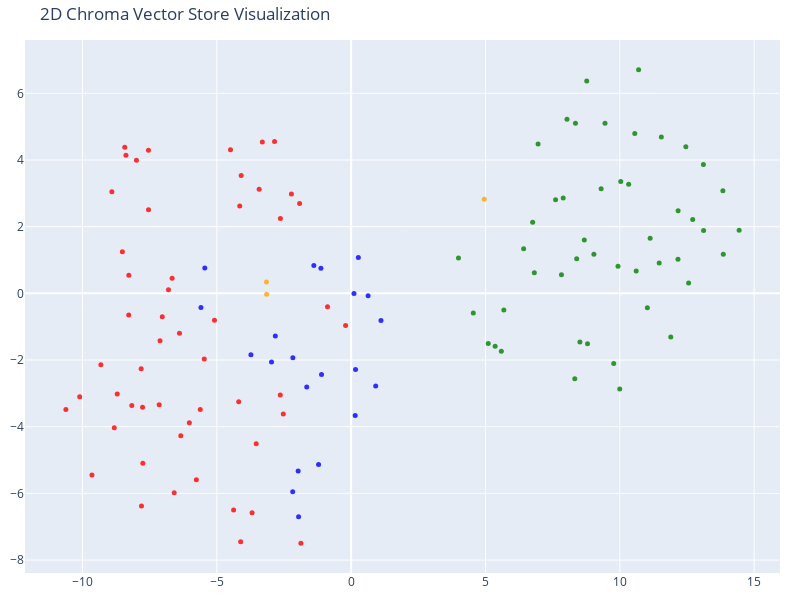

Here is the notebook cell this chart was saved with:
### Code cell
# We humans find it easier to visalize things in 2D!
# Reduce the dimensionality of the vectors to 2D using t-SNE
# (t-distributed stochastic neighbor embedding)

tsne = TSNE(n_components=2, random_state=42)
reduced_vectors = tsne.fit_transform(vectors)

# Create the 2D scatter plot
fig = go.Figure(data=[go.Scatter(
    x=reduced_vectors[:, 0],
    y=reduced_vectors[:, 1],
    mode='markers',
    marker=dict(size=5, color=colors, opacity=0.8),
    text=[f"Type: {t}<br>Text: {d[:100]}..." for t, d in zip(doc_types, documents)],
    hoverinfo='text'
)])

fig.update_layout(
    title='2D Chroma Vector Store Visualization',
    scene=dict(xaxis_title='x',yaxis_title='y'),
    width=800,
    height=600,
    margin=dict(r=20, b=10, l=10, t=40)
)

fig.show()

### Figure 1 — Plotly figure (JSON) as saved in the notebook; plotly's stock layout.template omitted (floating-point values rounded to 4 significant figures)
{"data": [{"hoverinfo": "text", "marker": {"color": ["orange", "orange", "orange", "red", "red", "red", "red", "red", "red", "red", "red", "red", "red", "red", "red", "red", "red", "red", "red", "red", "red", "red", "red", "red", "red", "red", "red", "red", "red", "red", "red", "red", "red", "red", "red", "red", "red", "red", "red", "red", "red", "red", "red", "red", "red", "red", "red", "red", "red", "red", "red", "red", "red", "red", "red", "green", "green", "green", "green", "green", "green", "green", "green", "green", "green", "green", "green", "green", "green", "green", "green", "green", "green", "green", "green", "green", "green", "green", "green", "green", "green", "green", "green", "green", "green", "green", "green", "green", "green", "green", "green", "green", "green", "green", "green", "green", "green", "green", "green", "green", "green", "green", "blue", "blue", "blue", "blue", "blue", "blue", "blue", "blue", "blue", "blue", "blue", "blue", "blue", "blue", "blue", "blue", "blue", "blue", "blue", "blue", "blue"], "opacity": 0.8, "size": 5}, "mode": "markers", "text": ["Type: company<br>Text: # About Insurellm\n\nInsurellm was founded by Avery Lancaster in 2015 as an insurance tech startup des...", "Type: company<br>Text: # Careers at Insurellm\n\nInsurellm is hiring! We are looking for talented software engineers, data sc...", "Type: company<br>Text: # Overview of Insurellm\n\nInsurellm is an innovative insurance tech firm with 200 employees across th...", "Type: contracts<br>Text: # Contract with Apex Reinsurance for Rellm: AI-Powered Enterprise Reinsurance Solution\n\n## Terms\n\n1....", "Type: contracts<br>Text: ## Renewal\n\n1. **Automatic Renewal**: This Agreement will automatically renew for successive one-yea...", "Type: contracts<br>Text: 2. **Seamless Integrations**: The architecture of Rellm allows for easy integration with existing sy...", "Type: contracts<br>Text: 1. **Technical Support**: Provider shall offer dedicated technical support to the Client via phone, ...", "Type: contracts<br>Text: **Insurellm, Inc.**  \n_____________________________  \nAuthorized Signature   \nDate: ________________...", "Type: contracts<br>Text: # Contract with Belvedere Insurance for Markellm\n\n## Terms\nThis Contract (\"Agreement\") is made and e...", "Type: contracts<br>Text: ## Renewal\n1. **Renewal Terms**: This Agreement may be renewed for additional one-year terms upon mu...", "Type: contracts<br>Text: ## Features\n1. **AI-Powered Matching**: Belvedere Insurance will benefit from Markellm's AI-powered ...", "Type: contracts<br>Text: ## Support\n1. **Technical Support**: Technical support will be available from 9 AM to 7 PM EST, Mond...", "Type: contracts<br>Text: **Belvedere Insurance**  \nSignature: ______________________  \nName: [Authorized Signatory]  \nTitle: ...", "Type: contracts<br>Text: # Contract with BrightWay Solutions for Markellm\n\n**Contract Date:** October 5, 2023  \n**Contract ID...", "Type: contracts<br>Text: 3. **Service Level Agreement (SLA):**  \n   Insurellm commits to a 99.9% uptime for the platform with...", "Type: contracts<br>Text: 2. **Real-Time Quote Availability:**  \n   Consumers sourced via BrightWay Solutions will receive rea...", "Type: contracts<br>Text: 3. **Training and Onboarding:**  \n   Insurellm agrees to provide one free training session on how to...", "Type: contracts<br>Text: # Contract with EverGuard Insurance for Rellm: AI-Powered Enterprise Reinsurance Solution\n\n**Contrac...", "Type: contracts<br>Text: 4. **Usage Rights**: EverGuard Insurance is granted a non-exclusive, non-transferable license to acc...", "Type: contracts<br>Text: 1. **Core Functionality**: Rellm provides EverGuard Insurance with advanced AI-driven analytics, sea...", "Type: contracts<br>Text: 1. **Customer Support**: Insurellm will provide EverGuard Insurance with 24/7 customer support, incl...", "Type: contracts<br>Text: ---\n\n**Signatures**  \n**For Insurellm**: __________________________  \n**Name**: John Smith  \n**Title...", "Type: contracts<br>Text: # Contract with GreenField Holdings for Markellm\n\n**Effective Date:** November 15, 2023  \n**Contract...", "Type: contracts<br>Text: ## Renewal\n1. **Automatic Renewal**: This contract will automatically renew for sequential one-year ...", "Type: contracts<br>Text: ## Features\n1. **AI-Powered Matching**: Access to advanced algorithms that connect GreenField Holdin...", "Type: contracts<br>Text: ## Support\n1. **Customer Support Access**: The Client will have access to dedicated support through ...", "Type: contracts<br>Text: **Signatures:**  \n_________________________                           _________________________  \n**...", "Type: contracts<br>Text: # Contract with Greenstone Insurance for Homellm\n\n---\n\n## Terms\n\n1. **Parties**: This Contract (\"Agr...", "Type: contracts<br>Text: 4. **Payment Terms**: \n   - The Customer shall pay an amount of $10,000 per month for the Standard T...", "Type: contracts<br>Text: ---\n\n## Features\n\n- **AI-Powered Risk Assessment**: Customer will have access to enhanced risk evalu...", "Type: contracts<br>Text: - **Customer Portal**: A dedicated portal will be provided, allowing the Customer's clients to manag...", "Type: contracts<br>Text: ______________________________  \n[Name], [Title]  \nDate: ______________________\n\n**For Greenstone In...", "Type: contracts<br>Text: # Contract with GreenValley Insurance for Homellm\n\n**Contract Date:** October 6, 2023  \n**Contract N...", "Type: contracts<br>Text: 4. **Confidentiality:** Both parties agree to maintain the confidentiality of proprietary informatio...", "Type: contracts<br>Text: 1. **AI-Powered Risk Assessment:** Access to advanced AI algorithms for real-time risk evaluations.\n...", "Type: contracts<br>Text: 3. **Regular Updates:** Insurellm will offer ongoing updates and enhancements to the Homellm platfor...", "Type: contracts<br>Text: # Contract with Pinnacle Insurance Co. for Homellm\n\n## Terms\nThis contract (\"Contract\") is entered i...", "Type: contracts<br>Text: ## Renewal\n1. **Renewal Terms**: At the end of the initial term, this Contract shall automatically r...", "Type: contracts<br>Text: ## Features\n1. **AI-Powered Risk Assessment**: Utilized for tailored underwriting decisions specific...", "Type: contracts<br>Text: ## Support\n1. **Technical Support**: Insurellm shall provide 24/7 technical support via an email and...", "Type: contracts<br>Text: # Contract with Roadway Insurance Inc. for Carllm\n\n---\n\n## Terms\n\n1. **Agreement Effective Date**: T...", "Type: contracts<br>Text: ---\n\n## Renewal\n\n1. **Automatic Renewal**: This agreement will automatically renew for an additional...", "Type: contracts<br>Text: ---\n\n## Features\n\n1. **Access to Core Features**: Roadway Insurance Inc. will have access to all Pro...", "Type: contracts<br>Text: ---\n\n## Support\n\n1. **Technical Support**: Roadway Insurance Inc. will receive priority technical su...", "Type: contracts<br>Text: # Contract with Stellar Insurance Co. for Rellm\n\n## Terms\nThis contract is made between **Insurellm*...", "Type: contracts<br>Text: ### Termination\nEither party may terminate this agreement with a **30-day written notice**. In the e...", "Type: contracts<br>Text: ## Features\nStellar Insurance Co. will receive access to the following features of the Rellm product...", "Type: contracts<br>Text: ## Support\nInsurellm provides Stellar Insurance Co. with the following support services:\n\n- **24/7 T...", "Type: contracts<br>Text: # Contract with TechDrive Insurance for Carllm\n\n**Contract Date:** October 1, 2024  \n**Contract Dura...", "Type: contracts<br>Text: ## Renewal\n\n1. **Automatic Renewal**: This contract shall automatically renew for additional one-yea...", "Type: contracts<br>Text: ## Support\n\n1. **Customer Support**: Insurellm will provide 24/7 customer support to TechDrive Insur...", "Type: contracts<br>Text: **TechDrive Insurance Representative:**  \nName: Sarah Johnson  \nTitle: Operations Director  \nDate: _...", "Type: contracts<br>Text: # Contract with Velocity Auto Solutions for Carllm\n\n**Contract Date:** October 1, 2023  \n**Contract ...", "Type: contracts<br>Text: ## Renewal\n\n1. **Automatic Renewal**: This contract will automatically renew for successive 12-month...", "Type: contracts<br>Text: ## Support\n\n1. **Customer Support**: Velocity Auto Solutions will have access to Insurellm’s custome...", "Type: employees<br>Text: # HR Record\n\n# Alex Chen\n\n## Summary\n- **Date of Birth:** March 15, 1990  \n- **Job Title:** Backend ...", "Type: employees<br>Text: ## Annual Performance History\n- **2020:**  \n  - Completed onboarding successfully.  \n  - Met expecta...", "Type: employees<br>Text: ## Compensation History\n- **2020:** Base Salary: $80,000  \n- **2021:** Base Salary Increase to $90,0...", "Type: employees<br>Text: Alex Chen continues to be a vital asset at Insurellm, contributing significantly to innovative backe...", "Type: employees<br>Text: # HR Record\n\n# Alex Harper\n\n## Summary\n- **Date of Birth**: March 15, 1993  \n- **Job Title**: Sales ...", "Type: employees<br>Text: ## Annual Performance History  \n- **2021**:  \n  - **Performance Rating**: 4.5/5  \n  - **Key Achievem...", "Type: employees<br>Text: - **2022**:  \n  - **Base Salary**: $65,000 (Promotion to Senior SDR)  \n  - **Bonus**: $13,000 (20% o...", "Type: employees<br>Text: # HR Record\n\n# Alex Thomson\n\n## Summary\n- **Date of Birth:** March 15, 1995  \n- **Job Title:** Sales...", "Type: employees<br>Text: ## Annual Performance History  \n- **2022** - Rated as \"Exceeds Expectations.\" Alex Thomson achieved ...", "Type: employees<br>Text: ## Other HR Notes\n- Alex Thomson is an active member of the Diversity and Inclusion committee at Ins...", "Type: employees<br>Text: # Avery Lancaster\n\n## Summary\n- **Date of Birth**: March 15, 1985  \n- **Job Title**: Co-Founder & Ch...", "Type: employees<br>Text: - **2010 - 2013**: Business Analyst at Edge Analytics  \n  Prior to joining Innovate, Avery worked as...", "Type: employees<br>Text: - **2018**: **Exceeds Expectations**  \n  Under Avery’s pivoted vision, Insurellm launched two new su...", "Type: employees<br>Text: - **2022**: **Satisfactory**  \n  Avery focused on rebuilding team dynamics and addressing employee c...", "Type: employees<br>Text: ## Compensation History\n- **2015**: $150,000 base salary + Significant equity stake  \n- **2016**: $1...", "Type: employees<br>Text: ## Other HR Notes\n- **Professional Development**: Avery has actively participated in leadership trai...", "Type: employees<br>Text: # HR Record\n\n# Emily Carter\n\n## Summary\n- **Date of Birth:** August 12, 1990  \n- **Job Title:** Acco...", "Type: employees<br>Text: - **2017-2019:** Marketing Intern  \n  - Assisted with market research and campaign development for s...", "Type: employees<br>Text: ## Compensation History\n| Year | Base Salary | Bonus         | Total Compensation |\n|------|--------...", "Type: employees<br>Text: Emily Carter exemplifies the kind of talent that drives Insurellm's success and is an invaluable ass...", "Type: employees<br>Text: # HR Record\n\n# Emily Tran\n\n## Summary\n- **Date of Birth:** March 18, 1991  \n- **Job Title:** Digital...", "Type: employees<br>Text: - **January 2017 - May 2018**: Marketing Intern  \n  - Supported the Marketing team by collaborating ...", "Type: employees<br>Text: - **2021**:  \n  - Performance Rating: Meets Expectations  \n  - Key Achievements: Contributed to the ...", "Type: employees<br>Text: - **Professional Development Goals**:  \n  - Emily Tran aims to become a Marketing Manager within the...", "Type: employees<br>Text: # HR Record\n\n# Jordan Blake\n\n## Summary\n- **Date of Birth:** March 15, 1993  \n- **Job Title:** Sales...", "Type: employees<br>Text: ## Annual Performance History\n- **2021:** First year at Insurellm; achieved 90% of monthly targets. ...", "Type: employees<br>Text: ## Other HR Notes\n- Jordan has shown an interest in continuing education, actively participating in ...", "Type: employees<br>Text: # HR Record\n\n# Jordan K. Bishop\n\n## Summary\n- **Date of Birth:** March 15, 1990\n- **Job Title:** Fro...", "Type: employees<br>Text: ## Annual Performance History\n- **2019:** Exceeds Expectations - Continuously delivered high-quality...", "Type: employees<br>Text: ## Compensation History\n- **June 2018:** Starting Salary - $85,000\n- **June 2019:** Salary Increase ...", "Type: employees<br>Text: ## Other HR Notes\n- Jordan K. Bishop has been an integral part of club initiatives, including the In...", "Type: employees<br>Text: # HR Record\n\n# Maxine Thompson\n\n## Summary\n- **Date of Birth:** January 15, 1991  \n- **Job Title:** ...", "Type: employees<br>Text: ## Insurellm Career Progression\n- **January 2017 - October 2018**: **Junior Data Engineer**  \n  * Ma...", "Type: employees<br>Text: ## Annual Performance History\n- **2017**: *Meets Expectations*  \n  Maxine showed potential in her ro...", "Type: employees<br>Text: - **2021**: *Exceeds Expectations*  \n  Maxine spearheaded the transition to a new data warehousing s...", "Type: employees<br>Text: ## Compensation History\n- **2017**: $70,000 (Junior Data Engineer)  \n- **2018**: $75,000 (Junior Dat...", "Type: employees<br>Text: # HR Record\n\n# Oliver Spencer\n\n## Summary\n- **Date of Birth**: May 14, 1990  \n- **Job Title**: Backe...", "Type: employees<br>Text: ## Annual Performance History\n- **2018**: **3/5** - Adaptable team player but still learning to take...", "Type: employees<br>Text: ## Compensation History\n- **March 2018**: Initial salary of $80,000.\n- **July 2019**: Salary increas...", "Type: employees<br>Text: # Samantha Greene\n\n## Summary\n- **Date of Birth:** October 14, 1990\n- **Job Title:** HR Generalist\n-...", "Type: employees<br>Text: ## Annual Performance History\n- **2020:** Exceeds Expectations  \n  Samantha Greene demonstrated exce...", "Type: employees<br>Text: ## Compensation History\n- **2020:** Base Salary - $55,000  \n  The entry-level salary matched industr...", "Type: employees<br>Text: - **2023:** Base Salary - $70,000  \n  Recognized for substantial improvement in employee relations m...", "Type: employees<br>Text: # HR Record\n\n# Samuel Trenton\n\n## Summary\n- **Date of Birth:** April 12, 1989  \n- **Job Title:** Sen...", "Type: employees<br>Text: ## Annual Performance History\n- **2023:** Rating: 4.5/5  \n  *Samuel exceeded expectations, successfu...", "Type: employees<br>Text: ## Compensation History\n- **2023:** Base Salary: $115,000 + Bonus: $15,000  \n  *Annual bonus based o...", "Type: employees<br>Text: - **Engagement in Company Culture:** Regularly participates in team-building events and contributes ...", "Type: products<br>Text: # Product Summary\n\n# Carllm\n\n## Summary\n\nCarllm is an innovative auto insurance product developed by...", "Type: products<br>Text: - **Instant Quoting**: With Carllm, insurance companies can offer near-instant quotes to customers, ...", "Type: products<br>Text: - **Mobile Integration**: Carllm is designed to work seamlessly with mobile applications, providing ...", "Type: products<br>Text: - **Professional Tier**: $2,500/month\n  - For medium-sized companies.\n  - All Basic Tier features pl...", "Type: products<br>Text: ### Q2 2025: Customer Experience Improvements\n- Launch of a new **mobile app** for end-users.\n- Intr...", "Type: products<br>Text: # Product Summary\n\n# Homellm\n\n## Summary\nHomellm is an innovative home insurance product developed b...", "Type: products<br>Text: ### 2. Dynamic Pricing Model\nWith Homellm's innovative dynamic pricing model, insurance providers ca...", "Type: products<br>Text: ### 5. Multi-Channel Integration\nHomellm seamlessly integrates into existing insurance platforms, pr...", "Type: products<br>Text: - **Basic Tier:** Starting at $5,000/month for small insurers with basic integration features.\n- **S...", "Type: products<br>Text: All tiers include a comprehensive training program and ongoing updates to ensure optimal performance...", "Type: products<br>Text: With Homellm, Insurellm is committed to transforming the landscape of home insurance, ensuring both ...", "Type: products<br>Text: # Product Summary\n\n# Markellm\n\n## Summary\n\nMarkellm is an innovative two-sided marketplace designed ...", "Type: products<br>Text: - **User-Friendly Interface**: Designed with user experience in mind, Markellm features an intuitive...", "Type: products<br>Text: - **Customer Support**: Our dedicated support team is always available to assist both consumers and ...", "Type: products<br>Text: ### For Insurance Companies:\n- **Basic Listing Fee**: $199/month for a featured listing on the platf...", "Type: products<br>Text: ### Q3 2025\n- Initiate a comprehensive marketing campaign targeting both consumers and insurers to i...", "Type: products<br>Text: # Product Summary\n\n# Rellm: AI-Powered Enterprise Reinsurance Solution\n\n## Summary\n\nRellm is an inno...", "Type: products<br>Text: ### Seamless Integrations\nRellm's architecture is designed for effortless integration with existing ...", "Type: products<br>Text: ### Regulatory Compliance Tools\nRellm includes built-in compliance tracking features to help organiz...", "Type: products<br>Text: Join the growing number of organizations leveraging Rellm to enhance their reinsurance processes whi...", "Type: products<br>Text: Experience the future of reinsurance with Rellm, where innovation meets reliability. Let Insurellm h..."], "type": "scatter", "x": [-3.153, 4.954, -3.146, -6.664, -7.542, -5.468, -7.817, -10.1, -6.587, -8.427, -3.534, -8.707, -7.804, -4.375, -4.114, -3.688, -8.818, -6.8, -7.031, -6.39, -7.115, -9.316, -7.754, -7.992, -0.2075, -1.871, -10.62, -6.341, -8.907, -2.638, -7.765, -9.648, -6.023, -5.617, -4.186, -7.145, -5.762, -8.383, -2.525, -8.164, -4.148, -7.545, -0.8802, -2.634, -8.277, -8.516, -5.089, -8.28, -3.425, -4.093, -1.918, -2.224, -3.306, -4.492, -2.852, 7.893, 9.304, 12.71, 3.995, 9.035, 10.61, 11.13, 8.395, 12.56, 7.828, 4.546, 5.103, 5.59, 5.359, 13.85, 5.683, 9.933, 8.324, 11.9, 9.997, 8.515, 8.797, 11.02, 9.773, 8.678, 11.47, 6.818, 6.756, 10.03, 14.44, 6.42, 8.769, 8.349, 10.56, 8.034, 9.449, 7.609, 10.33, 12.17, 12.46, 11.54, 13.84, 13.11, 6.957, 12.17, 13.12, 10.7, 0.2675, 0.1053, -1.126, -1.389, 0.6311, -1.103, -1.654, -2.965, -3.731, -2.17, -2.824, -1.213, -1.974, -2.176, -1.957, 1.11, 0.1639, 0.1495, -5.592, 0.9137, -5.448], "y": [0.3405, 2.821, -0.02908, 0.4565, 2.504, -1.971, -2.258, -3.098, -5.98, 4.383, -4.513, -3.022, -6.376, -6.498, -7.448, -6.578, -4.028, 0.1053, -0.7009, -1.197, -1.423, -2.141, -5.094, 3.989, -0.9607, -7.494, -3.487, -4.269, 3.049, -3.047, -3.414, -5.447, -3.88, -3.485, -3.25, -3.343, -5.588, 4.145, -3.616, -3.36, 2.62, 4.294, -0.3997, 2.249, 0.5421, 1.244, -0.8041, -0.6466, 3.12, 3.535, 2.697, 2.983, 4.543, 4.304, 4.553, 2.858, 3.137, 2.217, 1.059, 1.172, 0.6695, 1.649, 1.034, 0.3099, 0.5583, -0.5882, -1.501, -1.736, -1.585, 1.171, -0.4968, 0.8103, -2.562, -1.31, -2.868, -1.459, -1.515, -0.4297, -2.103, 1.6, 0.9122, 0.6162, 2.129, 3.358, 1.89, 1.34, 6.367, 5.102, 4.791, 5.218, 5.099, 2.803, 3.273, 2.476, 4.396, 4.691, 3.074, 3.866, 4.479, 1.024, 1.883, 6.705, 1.074, -0.005682, 0.7552, 0.8378, -0.06992, -2.433, -2.813, -2.059, -1.842, -1.93, -1.277, -5.134, -5.325, -5.952, -6.703, -0.8122, -2.284, -3.663, -0.4276, -2.78, 0.7608]}], "layout": {"height": 600, "margin": {"b": 10, "l": 10, "r": 20, "t": 40}, "scene": {"xaxis": {"title": {"text": "x"}}, "yaxis": {"title": {"text": "y"}}}, "title": {"text": "2D Chroma Vector Store Visualization"}, "width": 800}}
